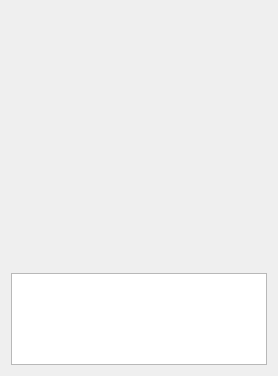
<?xml version="1.0" encoding="UTF-8"?>
<ui version="4.0">
 <class>ShareDialog</class>
 <widget class="QDialog" name="ShareDialog">
  <property name="geometry">
   <rect>
    <x>0</x>
    <y>0</y>
    <width>274</width>
    <height>376</height>
   </rect>
  </property>
  <layout class="QVBoxLayout" name="verticalLayout">
   <item>
    <widget class="ScalableImageWidget" name="imageWidget" native="true">
     <property name="sizePolicy">
      <sizepolicy hsizetype="Expanding" vsizetype="Expanding">
       <horstretch>0</horstretch>
       <verstretch>0</verstretch>
      </sizepolicy>
     </property>
     <property name="minimumSize">
      <size>
       <width>256</width>
       <height>256</height>
      </size>
     </property>
    </widget>
   </item>
   <item>
    <widget class="QTextBrowser" name="textBrowser">
     <property name="sizePolicy">
      <sizepolicy hsizetype="Preferred" vsizetype="Preferred">
       <horstretch>0</horstretch>
       <verstretch>0</verstretch>
      </sizepolicy>
     </property>
    </widget>
   </item>
  </layout>
 </widget>
 <customwidgets>
  <customwidget>
   <class>ScalableImageWidget</class>
   <extends>QWidget</extends>
   <header>ui/custom_widgets/ScalableImageWidget.h</header>
   <container>1</container>
  </customwidget>
 </customwidgets>
 <resources/>
 <connections/>
</ui>
